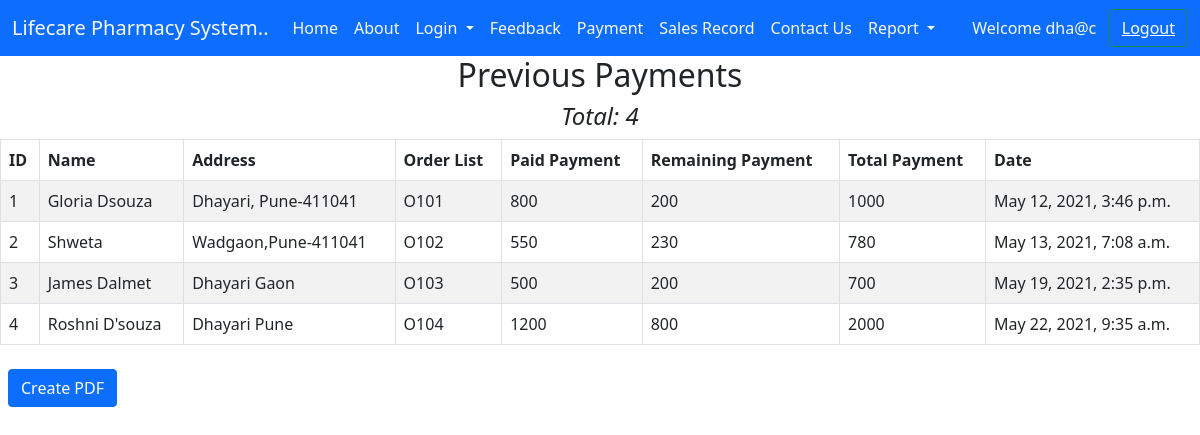
The page /PReport (signed in) on the database its author committed.
### Home/models.py (models this page shows)
class Payment(models.Model):
    name = models.CharField(max_length=250)
    email_id = models.CharField(max_length=250)
    address = models.TextField()
    order_list = models.CharField(max_length=250)
    paid_payment = models.IntegerField(max_length=250)
    remaining_payment = models.CharField(max_length=250)
    total_payment = models.CharField(max_length=250)
    added_on = models.DateTimeField(auto_now_add=True)
    def __str__(self):
        return self.name

### Home/views.py (the view)
# urls.py: path('PReport',views.PReport, name='PReport'),
def PReport(request):
    home = Payment.objects.all()
    return render(request,"PReport.html", {'messages': home,"messages":home})

### templates/PReport.html (shortened to what this page needs)
{% extends 'base.html' %}
{% block body %}
    <div class="row">
        <div class="col-md-12">
            <h2 class="text-center">Previous Payments</h2>
            <h4 class="text-center"><em>Total: {{messages|length}}</em></h4>
            <table class="table table-bordered table-striped table-hover">
                <thead class="thead-dark">
                    <tr>
                        <th>ID</th>
                        <th>Name</th>
                        <th>Address</th>
                        <th> Order List</th>
                        <th>Paid Payment</th>
                        <th>Remaining Payment</th>
                        <th>Total Payment</th>
                        <th>Date</th>
                    </tr>
                </thead>
                <tbody>
                    {% for msg in messages %}
                        <tr>
                            <td>{{msg.id}}</td>
                            <td>{{msg.name}}</td>
                            <td>{{msg.address}}</td>
                            <td>{{msg.order_list}}</td>
                            <td>{{msg.paid_payment}}</td>
                            <td>{{msg.remaining_payment}}</td>
                            <td>{{msg.total_payment}}</td>
                            <td>{{msg.added_on}}</td>
                        </tr>
                    {% endfor%}
                </tbody>
            </table>
            <a class="btn btn-primary m-2" href="/paypdf_report">Create PDF</a>
        </div>
    </div>
{% endblock body %}

### rows shown on the page
Payment: id "1", name "Gloria Dsouza", address "Dhayari, Pune-411041", order_list "O101", paid_payment "800", remaining_payment "200", total_payment "1000", added_on "May 12, 2021, 3:46 p.m."
Payment: id "2", name "Shweta", address "Wadgaon,Pune-411041", order_list "O102", paid_payment "550", remaining_payment "230", total_payment "780", added_on "May 13, 2021, 7:08 a.m."
Payment: id "3", name "James Dalmet", address "Dhayari Gaon", order_list "O103", paid_payment "500", remaining_payment "200", total_payment "700", added_on "May 19, 2021, 2:35 p.m."
Payment: id "4", name "Roshni D'souza", address "Dhayari Pune", order_list "O104", paid_payment "1200", remaining_payment "800", total_payment "2000", added_on "May 22, 2021, 9:35 a.m."

### other values the page prints
{{ request.session.email }} "dha@c"
{{ messages|length }} "4"
